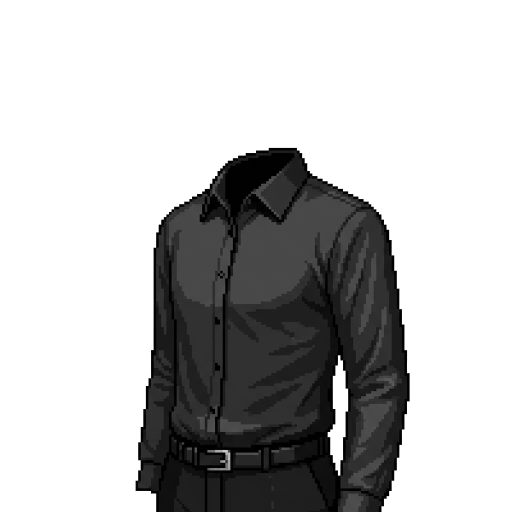
#> input picture photos/layers/body/body_male_normal.png, 1024 x 1024 px (shown at 1/2 size)
$ python -i build_all_layers.py   (imports and definitions only)
#> lines starting #> are read from the running program, lines starting #| are printed output that depends on the picture
#> further down, picture is the input picture: PIL image 1024x1024 RGBA; mean R, G, B, A 12.4, 12.5, 12.4, 78.8
import os, sys, math
from PIL import Image, ImageDraw, ImageFilter
from collections import deque

WORKSPACE = '/Users/yangyongzhu/.gemini/antigravity/scratch/yang-pwa'
LAYERS_DIR = os.path.join(WORKSPACE, 'photos/layers')
PHOTOS_DIR = os.path.join(WORKSPACE, 'photos')
BRAIN_DIR = '/Users/yangyongzhu/.gemini/antigravity/brain/b58ba25a-e9f5-48ce-a86c-daf46a4f945e'

CANVAS_W, CANVAS_H = 896, 1200
CENTER_X = 448 # Center aisle of restaurant background

# [2 lines not run here, left out]

# ------------------------------------------------------------------
# Palette Swapping & Uniform Color Standardization Functions
# ------------------------------------------------------------------
# [36 lines left out: functions to_flaxen_brown, to_natural_black, recolor_image, not called in this run]

def recolor_uniform(im):
    out = Image.new('RGBA', im.size, (0, 0, 0, 0))
#> out: PIL image 1024x1024 RGBA; every value is 0
    for y in range(im.height):
        for x in range(im.width):
            p = im.getpixel((x, y))
            if p[3] < 30:
                continue
            r, g, b = p[:3]
            is_skin = (r > 130 and g > 85 and r > b + 15)
            is_metal = (abs(r - g) < 6 and abs(g - b) < 6 and r > 90)
            if is_skin:
                out.putpixel((x, y), p)
            elif is_metal:
                out.putpixel((x, y), (140, 145, 155, p[3]))
            else:
                v = (r * 0.299 + g * 0.587 + b * 0.114) / 255.0
                if v < 0.08:
                    nr, ng, nb = 14, 15, 18
                elif v < 0.18:
                    t = (v - 0.08) / 0.10
                    nr = int(14 + t * (26 - 14))
                    ng = int(15 + t * (28 - 15))
                    nb = int(18 + t * (33 - 18))
                elif v < 0.32:
                    t = (v - 0.18) / 0.14
                    nr = int(26 + t * (42 - 26))
                    ng = int(28 + t * (45 - 28))
                    nb = int(33 + t * (52 - 33))
                else:
                    t = min(1.0, (v - 0.32) / 0.25)
                    nr = int(42 + t * (60 - 42))
                    ng = int(45 + t * (64 - 45))
                    nb = int(52 + t * (74 - 52))
                out.putpixel((x, y), (nr, ng, nb, p[3]))
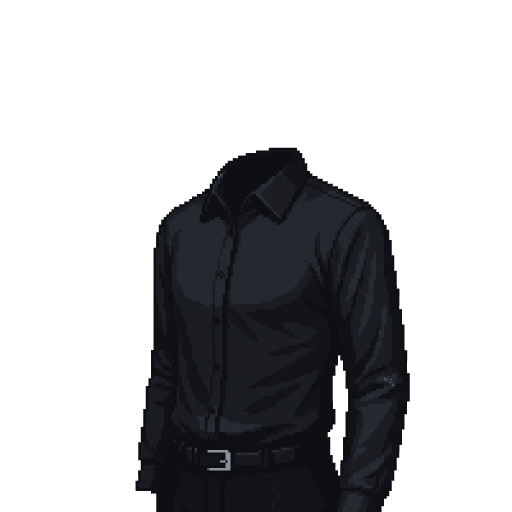
#> out: PIL image 1024x1024 RGBA (shown at 1/2 size); mean R, G, B, A 7.5, 8.1, 9.5, 78.8; transparent parts drawn white
    return out

# ------------------------------------------------------------------
# 1. Background Layer (Layer 1) - Original 896x1200 Uncropped
# ------------------------------------------------------------------
# [9 lines not run here, left out]
scale_factor = 0.74
feat_scale = scale_factor * 1.05

body_meta = [
    ('body_layer_male_normal.png', 'body_male_normal.png', (204, 35, 753, 1024), 0.74, False),
    ('body_layer_male_sturdy.png', 'body_male_sturdy.png', (128, 97, 891, 1024), 0.72, False),
    ('body_layer_female_normal.png', 'body_female_normal.png', (189, 92, 789, 1024), 0.74, True),
    ('body_layer_female_chubby.png', 'body_female_chubby.png', (225, 133, 789, 1024), 0.72, True)
]

# [19 lines not run here, left out]
face_eye_mids = {
    1: 132.5,
    2: 125.5,
    3: 120.0,
    4: 114.5,
    5: 134.5,
    6: 128.0,
    7: 124.0,
    8: 118.5,
    9: 123.5,
    10: 127.5
}

# [56 lines not run here, left out]
eye_cards = [
    ('eye_m01', (29, 132, 333, 230)),
    ('eye_m02', (359, 132, 663, 230)),
    ('eye_m03', (690, 132, 994, 230)),
    ('eye_m04', (29, 350, 333, 448)),
    ('eye_m05', (359, 350, 663, 448)),
    ('eye_m06', (690, 350, 994, 448)),
    ('eye_f01', (29, 623, 254, 719)),
    ('eye_f02', (275, 623, 501, 719)),
    ('eye_f03', (522, 623, 748, 719)),
    ('eye_f04', (768, 623, 994, 719)),
    ('eye_f05', (29, 842, 255, 937)),
    ('eye_f06', (275, 842, 501, 937)),
    ('eye_f07', (522, 842, 748, 937)),
    ('eye_f08', (768, 842, 994, 937)),
]

# [37 lines not run here, left out]
brow_cards = [
    ('brow_m01', (29, 130, 333, 230)),
    ('brow_m02', (359, 130, 663, 230)),
    ('brow_m03', (690, 130, 994, 230)),
    ('brow_m04', (29, 360, 333, 460)),
    ('brow_m05', (359, 360, 663, 460)),
    ('brow_f01', (29, 580, 254, 680)),
    ('brow_f02', (275, 580, 501, 680)),
    ('brow_f03', (522, 580, 748, 680)),
    ('brow_f04', (768, 580, 994, 680)),
    ('brow_f05', (29, 790, 255, 890)),
    ('brow_f06', (275, 790, 501, 890)),
]

# [25 lines not run here, left out]
nose_styles = {
    'nose_01': {'line_len': 8, 'w': 2, 'highlight': True, 'dot': True},
    'nose_02': {'line_len': 10, 'w': 2, 'highlight': True, 'dot': True},
    'nose_03': {'line_len': 6, 'w': 1, 'highlight': False, 'dot': True},
    'nose_04': {'line_len': 9, 'w': 2, 'highlight': True, 'dot': False},
}

# [17 lines not run here, left out]
mouth_boxes = [
    ('mouth_01', (61, 206, 324, 439), 113, 130), # 微笑微揚嘴
    ('mouth_02', (380, 206, 644, 439), 121, 119), # 露齒開朗笑
    ('mouth_03', (700, 206, 963, 439), 113, 130), # 平直自然嘴
    ('mouth_04', (61, 620, 324, 853), 98, 130),  # 小巧微張嘴
    ('mouth_05', (380, 620, 644, 853), 105, 128), # 親切波浪笑
    ('mouth_06', (700, 620, 963, 853), 98, 129),  # 飽滿立體唇
]

# [47 lines not run here, left out]
bang_cards = [
    ('bang_01', (135, 60, 290, 230), 235),
    ('bang_02', (415, 60, 585, 230), 235),
    ('bang_03', (695, 60, 876, 230), 248),
    ('bang_04', (135, 280, 290, 450), 235),
    ('bang_05', (415, 280, 585, 450), 238),
    ('bang_06', (710, 280, 865, 450), 235),
    ('bang_07', (38, 542, 208, 715), 245),
    ('bang_08', (222, 542, 402, 735), 245),
    ('bang_09', (425, 542, 585, 715), 235),
    ('bang_10', (615, 542, 780, 715), 235),
    ('bang_11', (805, 542, 975, 715), 240),
    ('bang_12', (42, 770, 205, 945), 235),
    ('bang_13', (228, 770, 398, 945), 240),
    ('bang_14', (425, 770, 585, 945), 245),
    ('bang_15', (615, 770, 780, 945), 245),
    ('bang_16', (805, 770, 975, 945), 240)
]

# [51 lines not run here, left out]

# Clean bounding boxes from 3-row catalog
back_cards = [
    # Row 1: Female styles 1-3
    ('back_01_mid_bun', (50, 90, 185, 270), (195, 90, 320, 270), 235),
    ('back_02_low_bun', (370, 90, 500, 270), (510, 90, 635, 270), 235),
    ('back_03_bob_cut', (680, 90, 810, 270), (820, 90, 945, 270), 235),
    # Row 2: Female styles 4-6
    ('back_04_claw_clip', (55, 340, 185, 520), (190, 340, 320, 520), 235),
    ('back_05_high_pony', (360, 340, 500, 520), (505, 340, 635, 520), 245),
    ('back_06_low_pony', (680, 340, 810, 520), (815, 340, 945, 520), 235),
    # Row 3: Male styles 7-10
    ('back_07_undercut', (55, 700, 245, 880), None, 235),
    ('back_08_wavy_bob', (295, 700, 480, 880), None, 235),
    ('back_09_half_up', (535, 700, 715, 880), None, 235),
    ('back_10_layered_pixie', (765, 700, 945, 880), None, 235)
]

# [11 lines left out: function extract_hair_pixels, not called in this run]

# Clean up any extra untracked files
# [66 lines not run here, left out]

>>> from PIL import Image
>>> picture = Image.open('../photos/layers/body/body_male_normal.png')
>>> result = recolor_uniform(picture)
